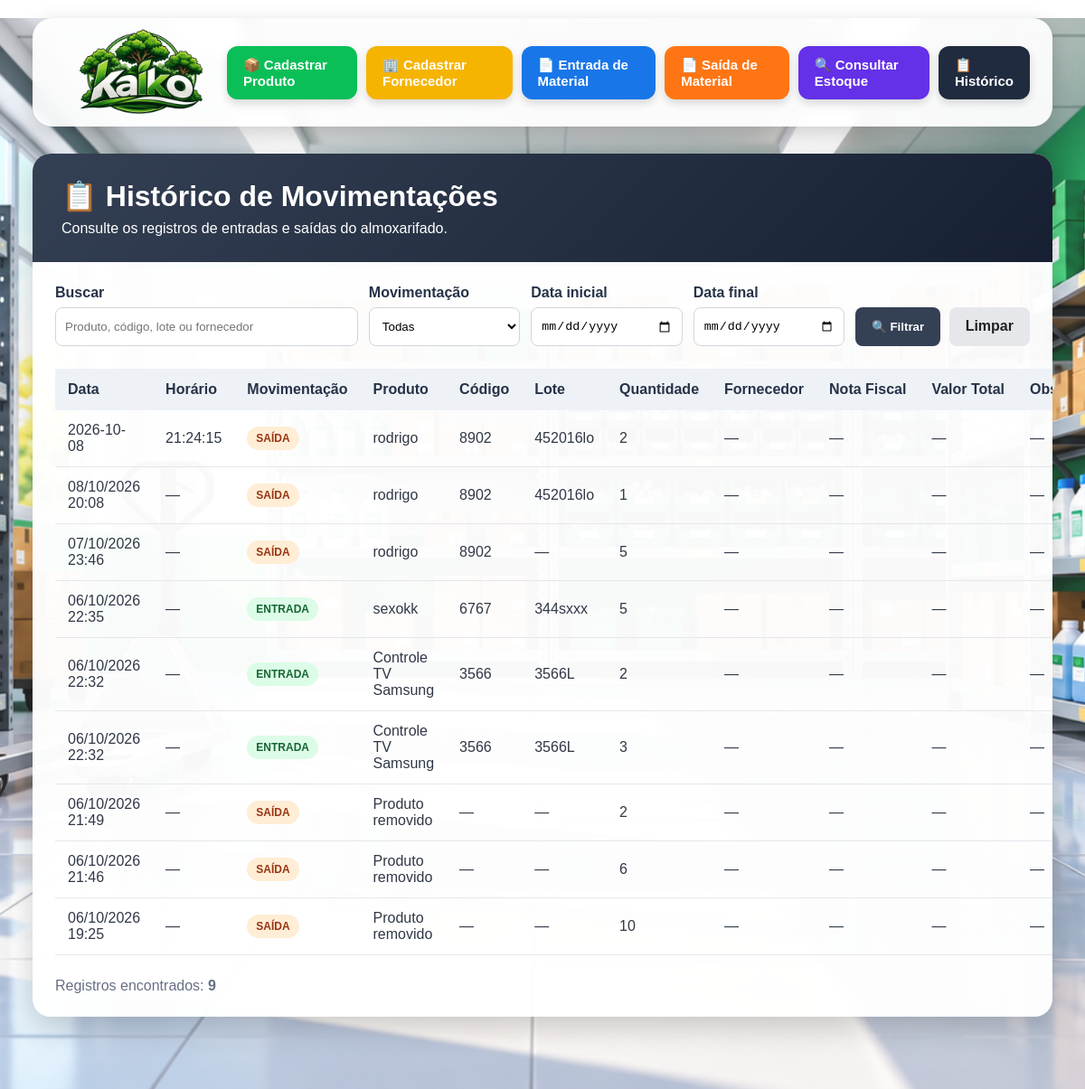
The page /historico (signed in) on the database its author committed.
### tables this page shows
CREATE TABLE movimentacoes (
            id INTEGER PRIMARY KEY AUTOINCREMENT,
            produto_id INTEGER NOT NULL,
            tipo TEXT NOT NULL,
            quantidade INTEGER NOT NULL,
            data TEXT NOT NULL,
            destino TEXT,
            responsavel TEXT,
            requisicao TEXT,
            observacoes TEXT
        , lote TEXT, horario_registro TEXT, fornecedor_id INTEGER, nota_fiscal TEXT, valor REAL);

CREATE TABLE produtos (
            id INTEGER PRIMARY KEY AUTOINCREMENT,
            nome TEXT NOT NULL,
            codigo TEXT NOT NULL,
            quantidade INTEGER NOT NULL
        , categoria TEXT, ativo INTEGER NOT NULL DEFAULT 1);

### app.py (the view, shortened to what this page needs)
@app.route("/historico")
def historico():
    busca = request.args.get("busca", "").strip()
    tipo = request.args.get("tipo", "").strip()
    data_inicio = request.args.get("data_inicio", "").strip()
    data_fim = request.args.get("data_fim", "").strip()
    conexao = conectar_banco()
    try:
        cursor = conexao.cursor()
        consulta = """
            SELECT
                m.id,
                m.tipo,
                m.data,
                m.horario_registro,
                m.quantidade,
                m.lote,
                m.nota_fiscal,
                m.valor,
                m.observacoes,
                p.nome AS produto_nome,
                p.codigo AS produto_codigo,
                f.nome AS fornecedor_nome
            FROM movimentacoes m
            LEFT JOIN produtos p ON p.id = m.produto_id
            LEFT JOIN fornecedores f ON f.id = m.fornecedor_id
            WHERE 1 = 1
        """
        parametros = []
        if tipo in ("ENTRADA", "SAÍDA"):
            consulta += " AND m.tipo = ?"
            parametros.append(tipo)
        consulta += " ORDER BY m.id DESC"
        cursor.execute(consulta, parametros)
        movimentacoes = cursor.fetchall()
    finally:
        conexao.close()
    return render_template(
        "historico.html",
        movimentacoes=movimentacoes,
        busca=busca,
        tipo=tipo,
        data_inicio=data_inicio,
        data_fim=data_fim
    )

### app.py (called while the page is built)
def conectar_banco():
    conexao = sqlite3.connect(DB_NAME)
    conexao.row_factory = sqlite3.Row
    return conexao

@app.before_request
def proteger_sistema():
    rotas_publicas = {"login", "static"}
    if request.endpoint is None:
        return None
    if request.endpoint in rotas_publicas:
        return None
    if not session.get("usuario_id"):
        return redirect(url_for("login"))
    return None

### templates/historico.html (shortened to what this page needs)
<!DOCTYPE html>
<html lang="pt-BR">
<head>
    <link rel="stylesheet"
          href="{{ url_for('static', filename='style.css') }}">
</head>
<body>
    <div class="pagina-entrada">
        <header class="menu">
            <a href="/" class="logo-menu">
                <img
                    src="{{ url_for('static', filename='logo_kaiko.png') }}"
                    alt="Kaiko"
                >
            </a>
            <nav>
                <a href="/cadastrar">📦 Cadastrar Produto</a>
                <a href="/fornecedor">🏢 Cadastrar Fornecedor</a>
                <a href="/entrada">📄 Entrada de Material</a>
                <a href="/saida">📄 Saída de Material</a>
                <a href="/estoque">🔍 Consultar Estoque</a>
                <a href="/historico">📋 Histórico</a>
            </nav>
        </header>
        <main class="historico-container">
            <div class="historico-card">
                <div class="historico-cabecalho">
                    <h1>📋 Histórico de Movimentações</h1>
                    <p>
                        Consulte os registros de entradas e saídas do almoxarifado.
                    </p>
                </div>
                <form method="GET" action="/historico"
                      class="historico-filtros">
                    <div>
                        <label for="busca">Buscar</label>
                        <input
                            type="text"
                            id="busca"
                            name="busca"
                            value="{{ busca }}"
                            placeholder="Produto, código, lote ou fornecedor"
                        >
                    </div>
                    <div>
                        <label for="tipo">Movimentação</label>
                        <select id="tipo" name="tipo">
                            <option value="">Todas</option>
                        </select>
                    </div>
                    <div>
                        <label for="data_inicio">Data inicial</label>
                        <input
                            type="date"
                            id="data_inicio"
                            name="data_inicio"
                            value="{{ data_inicio }}"
                        >
                    </div>
                    <div>
                        <label for="data_fim">Data final</label>
                        <input
                            type="date"
                            id="data_fim"
                            name="data_fim"
                            value="{{ data_fim }}"
                        >
                    </div>
                    <div>
                        <button class="btn-filtrar" type="submit">
                            🔍 Filtrar
                        </button>
                        <a href="/historico" class="btn-limpar">
                            Limpar
                        </a>
                    </div>
                </form>
                <div class="historico-tabela-container">
                    <table class="historico-tabela">
                        <thead>
                            <tr>
                                <th>Data</th>
                                <th>Horário</th>
                                <th>Movimentação</th>
                                <th>Produto</th>
                                <th>Código</th>
                                <th>Lote</th>
                                <th>Quantidade</th>
                                <th>Fornecedor</th>
                                <th>Nota Fiscal</th>
                                <th>Valor Total</th>
                                <th>Observações</th>
                            </tr>
                        </thead>
                        <tbody>
                            {% for item in movimentacoes %}
                                <tr>
                                    <td>{{ item['data'] or '—' }}</td>
                                    <td>
                                        {{ item['horario_registro'] or '—' }}
                                    </td>
                                    <td>
                                        {% if item['tipo'] == 'ENTRADA' %}
                                            <span class="tipo-entrada">
                                                ENTRADA
                                            </span>
                                        {% else %}
                                            <span class="tipo-saida">
                                                SAÍDA
                                            </span>
                                        {% endif %}
                                    </td>
                                    <td>{{ item['produto_nome'] or 'Produto removido' }}</td>
                                    <td>{{ item['produto_codigo'] or '—' }}</td>
                                    <td>{{ item['lote'] or '—' }}</td>
                                    <td>{{ item['quantidade'] }}</td>
                                    <td>{{ item['fornecedor_nome'] or '—' }}</td>
                                    <td>{{ item['nota_fiscal'] or '—' }}</td>
                                    <td>
                                        {% if item['valor'] is not none %}
                                            R$ {{ "%.2f"|format(item['valor']) }}
                                        {% else %}
                                            —
                                        {% endif %}
                                    </td>
                                    <td>{{ item['observacoes'] or '—' }}</td>
                                </tr>
                            {% else %}
                                <tr>
                                    <td colspan="11" class="historico-vazio">
                                        Nenhuma movimentação encontrada para esses filtros.
                                    </td>
                                </tr>
                            {% endfor %}
                        </tbody>
                    </table>
                </div>
                <div class="historico-rodape">
                    Registros encontrados:
                    <strong>{{ movimentacoes|length }}</strong>
                </div>
            </div>
        </main>
    </div>
</body>
</html>

### static/style.css (style rules this page uses)
* { margin: 0; padding: 0; box-sizing: border-box; }
body { font-family: Arial, Helvetica, sans-serif; min-height: 100vh; overflow-x: hidden; }
.menu { width: 94%; max-width: 1500px; margin: 20px auto; padding: 10px 25px; background: rgba(255, 255, 255, 0.92); backdrop-filter: blur(8px); border-radius: 22px; display: flex; align-items: center; box-shadow: 0 8px 25px rgba(0, 0, 0, 0.20); }
.logo-menu { display: flex; align-items: center; text-decoration: none; }
.logo-menu img { width: 190px; height: 100px; object-fit: contain; }
.menu nav { flex: 1; display: flex; justify-content: flex-end; gap: 10px; }
.menu nav a { text-decoration: none; color: white; font-size: 15px; font-weight: bold; padding: 12px 18px; border-radius: 12px; box-shadow: 0 4px 10px rgba(0, 0, 0, 0.15); transition: 0.2s; background: #0bbf58; }
.menu nav a:nth-child(1) { background: #0bbf58; }
.menu nav a:nth-child(2) { background: #f5b400; }
.menu nav a:nth-child(3) { background: #1976e8; }
.menu nav a:nth-child(4) { background: #ff7514; }
.menu nav a:nth-child(5) { background: #6430e8; }
.btn-limpar { background: #e5e7eb; color: #111827; }
.pagina-entrada { min-height: 100vh; background-image: linear-gradient( rgba(255, 255, 255, 0.12), rgba(255, 255, 255, 0.12) ), url("/static/fundo_estoque.png"); background-size: cover; background-position: center; background-attachment: fixed; padding-bottom: 50px; }
.menu nav a:nth-child(6) { background-color: #202b3f !important; color: #ffffff !important; }

### templates/historico.html (style rules this page uses)
.historico-container { width: 94%; max-width: 1500px; margin: 30px auto; }
.historico-card { background: rgba(255, 255, 255, 0.97); border-radius: 20px; overflow: hidden; box-shadow: 0 10px 35px rgba(0, 0, 0, 0.2); }
.historico-cabecalho { background: linear-gradient(135deg, #344054, #172033); color: white; padding: 28px 32px; }
.historico-cabecalho h1 { margin: 0 0 8px; }
.historico-cabecalho p { margin: 0; }
.historico-filtros { padding: 25px; display: grid; grid-template-columns: 2fr 1fr 1fr 1fr auto; gap: 12px; align-items: end; }
.historico-filtros label { display: block; margin-bottom: 7px; font-weight: bold; color: #263247; }
.historico-filtros input, .historico-filtros select { width: 100%; height: 43px; padding: 10px; border: 1px solid #d1d5db; border-radius: 8px; background: white; }
.btn-filtrar, .btn-limpar { display: inline-flex; height: 43px; padding: 0 18px; align-items: center; justify-content: center; border: none; border-radius: 8px; font-weight: bold; text-decoration: none; cursor: pointer; }
.btn-filtrar { background: #344054; color: white; }
.btn-limpar { background: #e5e7eb; color: #222; margin-left: 5px; }
.historico-tabela-container { padding: 0 25px 25px; overflow-x: auto; }
.historico-tabela { width: 100%; border-collapse: collapse; min-width: 1100px; }
.historico-tabela th { background: #eef2f7; color: #263247; padding: 14px; text-align: left; white-space: nowrap; }
.historico-tabela td { padding: 13px 14px; border-bottom: 1px solid #e5e7eb; color: #303846; }
.tipo-entrada { display: inline-block; background: #dcfce7; color: #166534; padding: 6px 10px; border-radius: 20px; font-weight: bold; font-size: 12px; }
.tipo-saida { display: inline-block; background: #ffedd5; color: #9a3412; padding: 6px 10px; border-radius: 20px; font-weight: bold; font-size: 12px; }
.historico-rodape { padding: 0 25px 25px; color: #667085; }

### rows shown on the page
movimentacoes: data "2026-10-08", horario_registro "21:24:15", tipo "SAÍDA", nome "rodrigo", codigo "8902", lote "452016lo", quantidade "2", item "—"
movimentacoes: data "08/10/2026 20:08", item "—", tipo "SAÍDA", nome "rodrigo", codigo "8902", lote "452016lo", quantidade "1"
movimentacoes: data "07/10/2026 23:46", item "—", tipo "SAÍDA", nome "rodrigo", codigo "8902", quantidade "5"
movimentacoes: data "06/10/2026 22:35", item "—", tipo "ENTRADA", nome "sexokk", codigo "6767", lote "344sxxx", quantidade "5"
movimentacoes: data "06/10/2026 22:32", item "—", tipo "ENTRADA", nome "Controle TV Samsung", codigo "3566", lote "3566L", quantidade "2"
movimentacoes: data "06/10/2026 22:32", item "—", tipo "ENTRADA", nome "Controle TV Samsung", codigo "3566", lote "3566L", quantidade "3"
movimentacoes: data "06/10/2026 21:49", item "—", tipo "SAÍDA", item "Produto removido", quantidade "2"
movimentacoes: data "06/10/2026 21:46", item "—", tipo "SAÍDA", item "Produto removido", quantidade "6"
movimentacoes: data "06/10/2026 19:25", item "—", tipo "SAÍDA", item "Produto removido", quantidade "10"

### other values the page prints
{{ movimentacoes|length }} "9"
